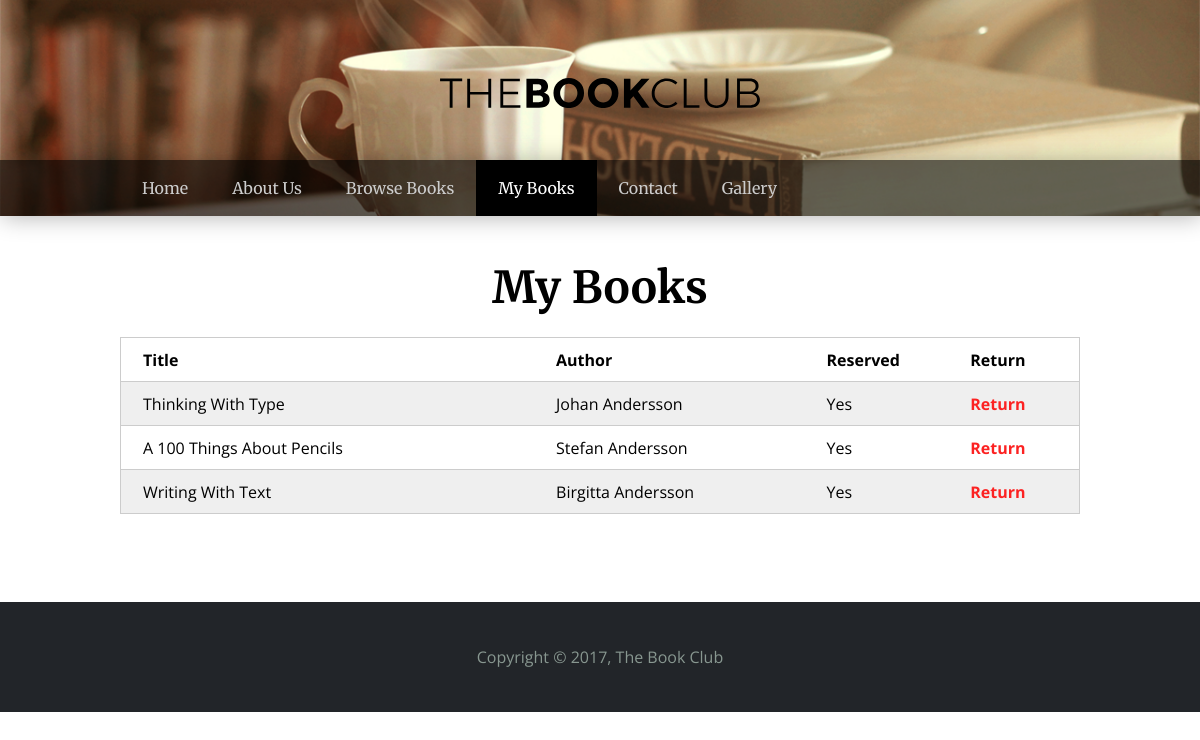
The page /myBooks.php on the database its author committed.
### tables this page shows
CREATE TABLE `books` (
  `isbn` varchar(13) NOT NULL,
  `title` varchar(50) NOT NULL,
  `author` varchar(100) NOT NULL,
  `noOfPages` int(11) DEFAULT NULL,
  `edition` int(11) DEFAULT NULL,
  `publicationYear` int(11) DEFAULT NULL,
  `publisher` varchar(50) DEFAULT NULL,
  `reserved` varchar(3) DEFAULT 'No'
);

### reservedBooks.php (the view, shortened to what this page needs)
<?php
include ("config.php");
@ $db = new mysqli($dbserver, $dbuser, $dbpass, $dbname);
$query = "select title,author,reserved,isbn from books where reserved = \"Yes\"";
    $stmt = $db->prepare($query);
    $stmt->bind_result($title, $author, $reserved, $isbn);
    $stmt->execute();
    echo '<table id="bookList">';
    echo '<tr><td><b>Title</b></td> <td><b>Author</b></td> <td><b>Reserved</b></td> <td><b>Return</b></td> </b> </tr>';
    while ($stmt->fetch()) {
        echo "<tr>";
        echo "<td> $title </td><td> $author </td><td> $reserved </td>";
        echo '<td><a href="returnBook.php?isbn=' . urlencode($isbn) . '">Return</a></td>';
        echo "</tr>";
    }
    echo "</table>";
?>

### main.css (style rules this page uses)
* { margin:0; padding:0; }
#bookList { margin: auto; font-family: 'Open Sans', sans-serif; border-collapse: collapse; width:100%; }
#bookList, tBody, tr { border:#CCC 1px solid; }
#bookList>tBody>tr { height:44px; }
#bookList>tBody>tr>td:first-child { padding-left: 22px; box-sizing: border-box; }
#bookList>tBody>tr>td>a { text-decoration: none; font-weight: 700; color: #FC2222; }
#bookList>tBody>tr:nth-child(2n+2) { background: #EFEFEF; }

### rows shown on the page
books: title "Thinking With Type", author "Johan Andersson", reserved "Yes"
books: title "A 100 Things About Pencils", author "Stefan Andersson", reserved "Yes"
books: title "Writing With Text", author "Birgitta Andersson", reserved "Yes"
